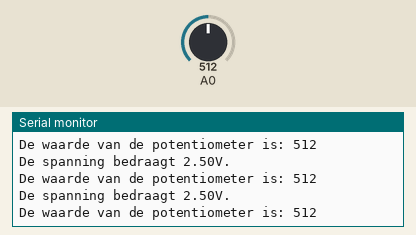
This sketch was run on a simulated Arduino Uno, built with avr-gcc and run on an emulated ATmega328P. Shown: the last lines printed to the serial monitor. The inputs (shaded band) are chosen by the test bench; at power-on: A0 = 512.

Above: at 1.2 s.
1.3 s: A0 set to 984
At 1.3 s:
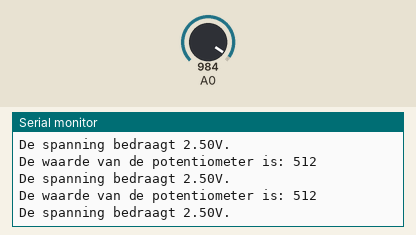
4.3 s: A0 set to 1018
At 4.31 s:
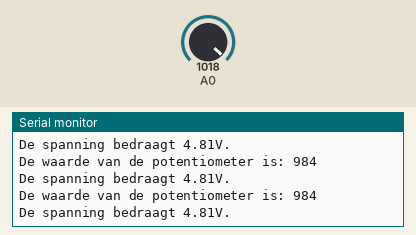
14.8 s: A0 set to 8
At 14.86 s:
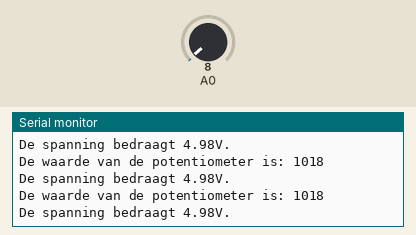
17.8 s: A0 set to 11
At 17.93 s:
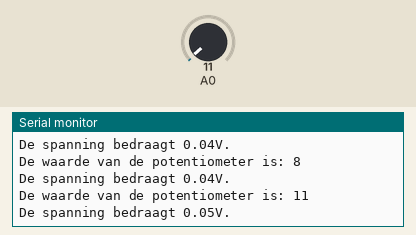
Timing chart, 0 to 20.8 s (numbered marks = the images above; inputs shaded):
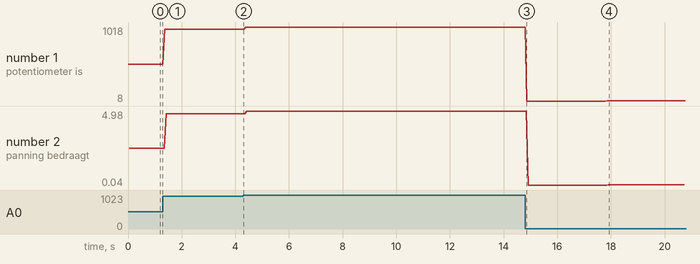

The sketch:

labo4_0.ino
```cpp
void setup() {
  //Voor analoge inputs is het niet nodig om pinMode te gebruiken.
  Serial.begin(9600);
  Serial.println("Opgestart");
}

void loop() {
  int inputPotMeter = analogRead(A0);
  Serial.println("De waarde van de potentiometer is: " + String(inputPotMeter));
  Serial.println("De spanning bedraagt " + String(aantalVolt(inputPotMeter)) + "V.");
  delay(10);
}

float aantalVolt(float analogeWaarde){
  return (analogeWaarde/1023.0) * 5.0;
}
```

Measured:
- after the input at 17.8 s, the serial monitor: prints a new line after 0.07 s (image 4)
- plotted number 1: 512 → 984 after the input at 1.3 s, 984 → 1018 after the input at 4.3 s, 1018 → 8 after the input at 14.8 s, 8 → 11 after the input at 17.8 s
- plotted number 2: 2.5 → 4.81 after the input at 1.3 s, 4.81 → 4.98 after the input at 4.3 s, 4.98 → 0.04 after the input at 14.8 s, 0.04 → 0.05 after the input at 17.8 s
